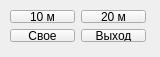
<?xml version="1.0" encoding="UTF-8"?>
<ui version="4.0">
 <class>MainWindow</class>
 <widget class="QMainWindow" name="MainWindow">
  <property name="geometry">
   <rect>
    <x>0</x>
    <y>0</y>
    <width>160</width>
    <height>57</height>
   </rect>
  </property>
  <property name="sizePolicy">
   <sizepolicy hsizetype="Fixed" vsizetype="Fixed">
    <horstretch>0</horstretch>
    <verstretch>0</verstretch>
   </sizepolicy>
  </property>
  <property name="minimumSize">
   <size>
    <width>160</width>
    <height>57</height>
   </size>
  </property>
  <property name="maximumSize">
   <size>
    <width>160</width>
    <height>57</height>
   </size>
  </property>
  <property name="contextMenuPolicy">
   <enum>Qt::NoContextMenu</enum>
  </property>
  <property name="windowTitle">
   <string>MainWindow</string>
  </property>
  <property name="toolButtonStyle">
   <enum>Qt::ToolButtonTextBesideIcon</enum>
  </property>
  <widget class="QWidget" name="centralWidget">
   <widget class="QWidget" name="gridLayoutWidget">
    <property name="geometry">
     <rect>
      <x>-1</x>
      <y>-1</y>
      <width>158</width>
      <height>54</height>
     </rect>
    </property>
    <layout class="QGridLayout" name="gridLayout">
     <item row="0" column="1">
      <widget class="TimerButton" name="btn20m">
       <property name="text">
        <string>20 м</string>
       </property>
      </widget>
     </item>
     <item row="0" column="0">
      <widget class="TimerButton" name="btn10m">
       <property name="text">
        <string>10 м</string>
       </property>
      </widget>
     </item>
     <item row="1" column="0">
      <widget class="QPushButton" name="btnCustom">
       <property name="text">
        <string>Свое</string>
       </property>
      </widget>
     </item>
     <item row="1" column="1">
      <widget class="QPushButton" name="btnExit">
       <property name="text">
        <string>Выход</string>
       </property>
      </widget>
     </item>
    </layout>
   </widget>
  </widget>
 </widget>
 <layoutdefault spacing="6" margin="11"/>
 <customwidgets>
  <customwidget>
   <class>TimerButton</class>
   <extends>QPushButton</extends>
   <header>timerbutton.h</header>
  </customwidget>
 </customwidgets>
 <resources/>
 <connections/>
</ui>
